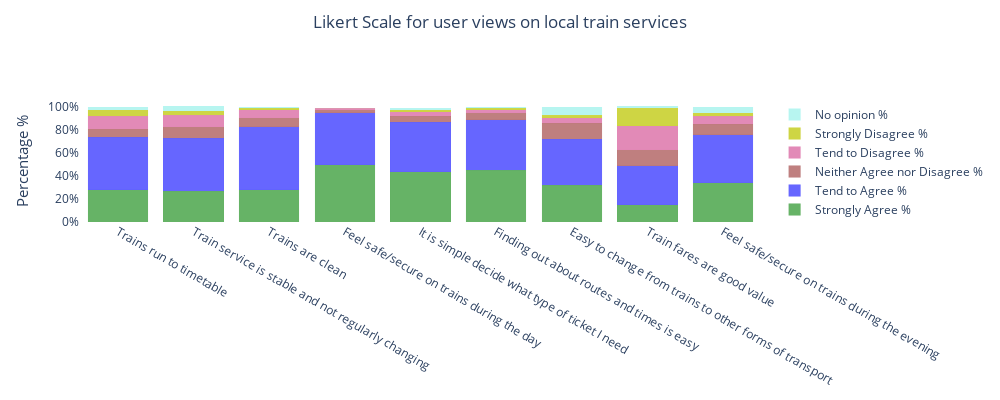

Notebook code cell kept with this figure:
### Code cell
# Users' views on local train services

local_train_views = pd.read_csv('Datasets/local_train_views.csv')

local_train_views.rename(columns = {"Table 30: [Users' views on local train services] Adults (16+) who have used the train in the previous month, views on their local train services, 20191":'Question', 'Unnamed: 1':'Strongly Agree', 'Unnamed: 2':'Tend to Agree', 'Unnamed: 3':'Total Agree', 'Unnamed: 4':'Neither Agree nor Disagree', 'Unnamed: 5':'Tend to Disagree','Unnamed: 6':'Strongly Disagree', 'Unnamed: 7':'No opinion', 'Unnamed: 8':'Total'}, inplace = True)

local_train_views["Total"] = local_train_views["Total"].replace(',','', regex=True)
local_train_views = local_train_views.iloc[[2,3,4,5,6,7,8,9,10],:]
local_train_views = local_train_views.iloc[:,[0,1,2,4,5,6,7,8]]

local_train_views['Strongly Agree']=local_train_views['Strongly Agree'].astype(float)
local_train_views['Tend to Agree']=local_train_views['Tend to Agree'].astype(float)
local_train_views['Neither Agree nor Disagree']=local_train_views['Neither Agree nor Disagree'].astype(float)
local_train_views['Tend to Disagree']=local_train_views['Tend to Disagree'].astype(float)
local_train_views['Strongly Disagree']=local_train_views['Strongly Disagree'].astype(float)
local_train_views['No opinion']=local_train_views['No opinion'].astype(float)
local_train_views['Total']=local_train_views['Total'].astype(float)

# Stacked bar chart to 100 percent 

import plotly.express as px
import plotly.graph_objs as go

fig = go.Figure()
fig.add_trace(go.Bar(
    y=local_train_views["Strongly Agree"],
    x=local_train_views.Question,
    name="Strongly Agree %",
    marker=dict(
        color='rgba(0,128,0, 0.6)',
        line=dict(color='rgba(0,128,0, 0.5)', width=0.05)
    )
))
fig.add_trace(go.Bar(
    y=local_train_views["Tend to Agree"],
    x=local_train_views.Question,
    name="Tend to Agree %",
    marker=dict(
        color='rgba(0,0,255, 0.6)',
        line=dict(color='rgba(0,0,255, 0.5)', width=0.05)
    )
))
fig.add_trace(go.Bar(
    y=local_train_views["Neither Agree nor Disagree"],
    x=local_train_views.Question,
    name="Neither Agree nor Disagree %",
    marker=dict(
        color='rgba(128,0,0, 0.5)',
        line=dict(color='rgba(128,0,0, 0.5)', width=0.05)
    )
))
fig.add_trace(go.Bar(
    y=local_train_views["Tend to Disagree"],
    x=local_train_views.Question,
    name="Tend to Disagree %",
    marker=dict(
        color='rgba(219, 109, 166, 0.8)',
        line=dict(color='rgba(219, 109, 166, 0.8)', width=0.05)
    ) 
))
fig.add_trace(go.Bar(
    y=local_train_views["Strongly Disagree"],
    x=local_train_views.Question,
    name="Strongly Disagree %",
    marker=dict(
        color='rgba(194, 203, 22, 0.8)',
        line=dict(color='rgba(194, 203, 22, 0.8)', width=0.05)
    )
))
fig.add_trace(go.Bar(
    y=local_train_views["No opinion"],
    x=local_train_views.Question,
    name="No opinion %",
    marker=dict(
        color='rgba(165, 243, 237, 0.8)',
        line=dict(color='rgba(165, 243, 237, 0.8)', width=0.05)
    )
))
fig.update_layout(
        yaxis=dict(
        title_text="Percentage %",
        ticktext=["0%", "20%", "40%", "60%","80%","100%"],
        tickvals=[0, 20, 40, 60, 80, 100],
        tickmode="array",
        titlefont=dict(size=15),
    ),
    autosize=False,
    width=1000,
    height=400,
    paper_bgcolor='rgba(0,0,0,0)',
    plot_bgcolor='rgba(0,0,0,0)',
    title={
        'text': "Likert Scale for user views on local train services",
        'y':0.96,
        'x':0.5,
        'xanchor': 'center',
        'yanchor': 'top'},
    barmode='stack')
fig.show()

### Figure 1 — Plotly figure (JSON) as saved in the notebook; plotly's stock layout.template omitted (floating-point values rounded to 4 significant figures)
{"data": [{"marker": {"color": "rgba(0,128,0, 0.6)", "line": {"color": "rgba(0,128,0, 0.5)", "width": 0.05}}, "name": "Strongly Agree %", "type": "bar", "x": ["Trains run to timetable", "Train service is stable and not regularly changing", "Trains are clean", "Feel safe/secure on trains during the day", "It is simple decide what type of ticket I need", "Finding out about routes and times is easy", "Easy to change from trains to other forms of transport", "Train fares are good value", "Feel safe/secure on trains during the evening"], "y": [28, 27, 28, 50, 44, 45, 32, 15, 34]}, {"marker": {"color": "rgba(0,0,255, 0.6)", "line": {"color": "rgba(0,0,255, 0.5)", "width": 0.05}}, "name": "Tend to Agree %", "type": "bar", "x": ["Trains run to timetable", "Train service is stable and not regularly changing", "Trains are clean", "Feel safe/secure on trains during the day", "It is simple decide what type of ticket I need", "Finding out about routes and times is easy", "Easy to change from trains to other forms of transport", "Train fares are good value", "Feel safe/secure on trains during the evening"], "y": [46, 46, 55, 45, 43, 44, 40, 34, 42]}, {"marker": {"color": "rgba(128,0,0, 0.5)", "line": {"color": "rgba(128,0,0, 0.5)", "width": 0.05}}, "name": "Neither Agree nor Disagree %", "type": "bar", "x": ["Trains run to timetable", "Train service is stable and not regularly changing", "Trains are clean", "Feel safe/secure on trains during the day", "It is simple decide what type of ticket I need", "Finding out about routes and times is easy", "Easy to change from trains to other forms of transport", "Train fares are good value", "Feel safe/secure on trains during the evening"], "y": [7, 10, 8, 3, 5, 6, 14, 14, 9]}, {"marker": {"color": "rgba(219, 109, 166, 0.8)", "line": {"color": "rgba(219, 109, 166, 0.8)", "width": 0.05}}, "name": "Tend to Disagree %", "type": "bar", "x": ["Trains run to timetable", "Train service is stable and not regularly changing", "Trains are clean", "Feel safe/secure on trains during the day", "It is simple decide what type of ticket I need", "Finding out about routes and times is easy", "Easy to change from trains to other forms of transport", "Train fares are good value", "Feel safe/secure on trains during the evening"], "y": [11, 10, 7, 1, 4, 3, 5, 21, 7]}, {"marker": {"color": "rgba(194, 203, 22, 0.8)", "line": {"color": "rgba(194, 203, 22, 0.8)", "width": 0.05}}, "name": "Strongly Disagree %", "type": "bar", "x": ["Trains run to timetable", "Train service is stable and not regularly changing", "Trains are clean", "Feel safe/secure on trains during the day", "It is simple decide what type of ticket I need", "Finding out about routes and times is easy", "Easy to change from trains to other forms of transport", "Train fares are good value", "Feel safe/secure on trains during the evening"], "y": [6, 4, 1, 0, 2, 1, 2, 15, 3]}, {"marker": {"color": "rgba(165, 243, 237, 0.8)", "line": {"color": "rgba(165, 243, 237, 0.8)", "width": 0.05}}, "name": "No opinion %", "type": "bar", "x": ["Trains run to timetable", "Train service is stable and not regularly changing", "Trains are clean", "Feel safe/secure on trains during the day", "It is simple decide what type of ticket I need", "Finding out about routes and times is easy", "Easy to change from trains to other forms of transport", "Train fares are good value", "Feel safe/secure on trains during the evening"], "y": [2, 4, 1, 0, 1, 1, 7, 2, 5]}], "layout": {"autosize": false, "barmode": "stack", "height": 400, "paper_bgcolor": "rgba(0,0,0,0)", "plot_bgcolor": "rgba(0,0,0,0)", "title": {"text": "Likert Scale for user views on local train services", "x": 0.5, "xanchor": "center", "y": 0.96, "yanchor": "top"}, "width": 1000, "yaxis": {"tickmode": "array", "ticktext": ["0%", "20%", "40%", "60%", "80%", "100%"], "tickvals": [0, 20, 40, 60, 80, 100], "title": {"font": {"size": 15}, "text": "Percentage %"}}}}
